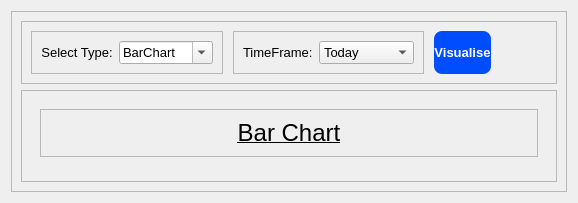
         <widget class="QWidget" name="statistics">
          <layout class="QVBoxLayout" name="verticalLayout_42">
           <item>
            <widget class="QFrame" name="body">
             <property name="frameShape">
              <enum>QFrame::StyledPanel</enum>
             </property>
             <property name="frameShadow">
              <enum>QFrame::Raised</enum>
             </property>
             <layout class="QVBoxLayout" name="verticalLayout_43">
              <item alignment="Qt::AlignLeft">
               <widget class="QFrame" name="selection_frame">
                <property name="sizePolicy">
                 <sizepolicy hsizetype="Preferred" vsizetype="Fixed">
                  <horstretch>0</horstretch>
                  <verstretch>0</verstretch>
                 </sizepolicy>
                </property>
                <property name="maximumSize">
                 <size>
                  <width>561</width>
                  <height>16777215</height>
                 </size>
                </property>
                <property name="frameShape">
                 <enum>QFrame::StyledPanel</enum>
                </property>
                <property name="frameShadow">
                 <enum>QFrame::Raised</enum>
                </property>
                <layout class="QHBoxLayout" name="horizontalLayout_46">
                 <property name="spacing">
                  <number>10</number>
                 </property>
                 <property name="rightMargin">
                  <number>65</number>
                 </property>
                 <item>
                  <widget class="QFrame" name="frame_2">
                   <property name="sizePolicy">
                    <sizepolicy hsizetype="Preferred" vsizetype="Fixed">
                     <horstretch>0</horstretch>
                     <verstretch>0</verstretch>
                    </sizepolicy>
                   </property>
                   <property name="frameShape">
                    <enum>QFrame::StyledPanel</enum>
                   </property>
                   <property name="frameShadow">
                    <enum>QFrame::Raised</enum>
                   </property>
                   <layout class="QHBoxLayout" name="horizontalLayout_47">
                    <item>
                     <widget class="QLabel" name="label_9">
                      <property name="sizePolicy">
                       <sizepolicy hsizetype="Fixed" vsizetype="Preferred">
                        <horstretch>0</horstretch>
                        <verstretch>0</verstretch>
                       </sizepolicy>
                      </property>
                      <property name="font">
                       <font>
                        <pointsize>10</pointsize>
                       </font>
                      </property>
                      <property name="text">
                       <string>Select Type:</string>
                      </property>
                      <property name="alignment">
                       <set>Qt::AlignCenter</set>
                      </property>
                     </widget>
                    </item>
                    <item alignment="Qt::AlignLeft">
                     <widget class="QComboBox" name="vis_type">
                      <property name="sizePolicy">
                       <sizepolicy hsizetype="Fixed" vsizetype="Fixed">
                        <horstretch>0</horstretch>
                        <verstretch>0</verstretch>
                       </sizepolicy>
                      </property>
                      <property name="font">
                       <font>
                        <pointsize>10</pointsize>
                       </font>
                      </property>
                      <property name="editable">
                       <bool>true</bool>
                      </property>
                      <property name="currentText">
                       <string>BarChart</string>
                      </property>
                      <property name="currentIndex">
                       <number>0</number>
                      </property>
                      <property name="sizeAdjustPolicy">
                       <enum>QComboBox::AdjustToContentsOnFirstShow</enum>
                      </property>
                      <property name="placeholderText">
                       <string>select type</string>
                      </property>
                      <property name="frame">
                       <bool>true</bool>
                      </property>
                      <item>
                       <property name="text">
                        <string>BarChart</string>
                       </property>
                      </item>
                      <item>
                       <property name="text">
                        <string>LineGraph</string>
                       </property>
                      </item>
                      <item>
                       <property name="text">
                        <string>PieChart</string>
                       </property>
                      </item>
                     </widget>
                    </item>
                   </layout>
                  </widget>
                 </item>
                 <item alignment="Qt::AlignLeft">
                  <widget class="QFrame" name="frame_3">
                   <property name="frameShape">
                    <enum>QFrame::StyledPanel</enum>
                   </property>
                   <property name="frameShadow">
                    <enum>QFrame::Raised</enum>
                   </property>
                   <layout class="QHBoxLayout" name="horizontalLayout_48">
                    <item>
                     <widget class="QLabel" name="label_10">
                      <property name="sizePolicy">
                       <sizepolicy hsizetype="Fixed" vsizetype="Preferred">
                        <horstretch>0</horstretch>
                        <verstretch>0</verstretch>
                       </sizepolicy>
                      </property>
                      <property name="font">
                       <font>
                        <pointsize>10</pointsize>
                       </font>
                      </property>
                      <property name="text">
                       <string>TimeFrame:</string>
                      </property>
                     </widget>
                    </item>
                    <item alignment="Qt::AlignLeft">
                     <widget class="QComboBox" name="vis_timeframe">
                      <property name="enabled">
                       <bool>true</bool>
                      </property>
                      <property name="sizePolicy">
                       <sizepolicy hsizetype="Fixed" vsizetype="Fixed">
                        <horstretch>0</horstretch>
                        <verstretch>0</verstretch>
                       </sizepolicy>
                      </property>
                      <property name="font">
                       <font>
                        <pointsize>10</pointsize>
                       </font>
                      </property>
                      <item>
                       <property name="text">
                        <string>Today</string>
                       </property>
                      </item>
                      <item>
                       <property name="text">
                        <string>This Week</string>
                       </property>
                      </item>
                      <item>
                       <property name="text">
                        <string>This Month</string>
                       </property>
                      </item>
                     </widget>
                    </item>
                   </layout>
                  </widget>
                 </item>
                 <item>
                  <widget class="QPushButton" name="vis_btn">
                   <property name="enabled">
                    <bool>false</bool>
                   </property>
                   <property name="sizePolicy">
                    <sizepolicy hsizetype="Fixed" vsizetype="Expanding">
                     <horstretch>0</horstretch>
                     <verstretch>0</verstretch>
                    </sizepolicy>
                   </property>
                   <property name="maximumSize">
                    <size>
                     <width>105</width>
                     <height>50</height>
                    </size>
                   </property>
                   <property name="font">
                    <font>
                     <pointsize>10</pointsize>
                     <weight>75</weight>
                     <bold>true</bold>
                    </font>
                   </property>
                   <property name="styleSheet">
                    <string notr="true">background-color: #004cff;
border-radius:8px;
color: rgb(255, 255, 255);</string>
                   </property>
                   <property name="text">
                    <string>Visualise</string>
                   </property>
                   <property name="icon">
                    <iconset resource="resources.qrc">
                     <normaloff>:/whiteicons/icons/white_icons/activity.svg</normaloff>:/whiteicons/icons/white_icons/activity.svg</iconset>
                   </property>
                   <property name="iconSize">
                    <size>
                     <width>30</width>
                     <height>30</height>
                    </size>
                   </property>
                  </widget>
                 </item>
                </layout>
               </widget>
              </item>
              <item>
               <widget class="QFrame" name="chart_frame">
                <property name="frameShape">
                 <enum>QFrame::StyledPanel</enum>
                </property>
                <property name="frameShadow">
                 <enum>QFrame::Raised</enum>
                </property>
                <layout class="QVBoxLayout" name="verticalLayout_44">
                 <item>
                  <widget class="QStackedWidget" name="stackedWidget">
                   <property name="currentIndex">
                    <number>0</number>
                   </property>
                   <widget class="QWidget" name="bar_chart_page">
                    <layout class="QVBoxLayout" name="verticalLayout_45">
                     <item>
                      <widget class="QFrame" name="frame_4">
                       <property name="sizePolicy">
                        <sizepolicy hsizetype="Preferred" vsizetype="Fixed">
                         <horstretch>0</horstretch>
                         <verstretch>0</verstretch>
                        </sizepolicy>
                       </property>
                       <property name="frameShape">
                        <enum>QFrame::StyledPanel</enum>
                       </property>
                       <property name="frameShadow">
                        <enum>QFrame::Raised</enum>
                       </property>
                       <layout class="QVBoxLayout" name="verticalLayout_46">
                        <item>
                         <widget class="QLabel" name="label_11">
                          <property name="sizePolicy">
                           <sizepolicy hsizetype="Preferred" vsizetype="Fixed">
                            <horstretch>0</horstretch>
                            <verstretch>0</verstretch>
                           </sizepolicy>
                          </property>
                          <property name="font">
                           <font>
                            <pointsize>18</pointsize>
                            <weight>50</weight>
                            <bold>false</bold>
                            <underline>true</underline>
                           </font>
                          </property>
                          <property name="text">
                           <string>Bar Chart</string>
                          </property>
                          <property name="alignment">
                           <set>Qt::AlignCenter</set>
                          </property>
                         </widget>
                        </item>
                       </layout>
                      </widget>
                     </item>
                     <item>
                      <widget class="QFrame" name="chart_vis_frame">
                       <property name="frameShape">
                        <enum>QFrame::StyledPanel</enum>
                       </property>
                       <property name="frameShadow">
                        <enum>QFrame::Raised</enum>
                       </property>
                      </widget>
                     </item>
                    </layout>
                   </widget>
                   <widget class="QWidget" name="page_4"/>
                  </widget>
                 </item>
                </layout>
               </widget>
              </item>
             </layout>
            </widget>
           </item>
          </layout>
         </widget>
